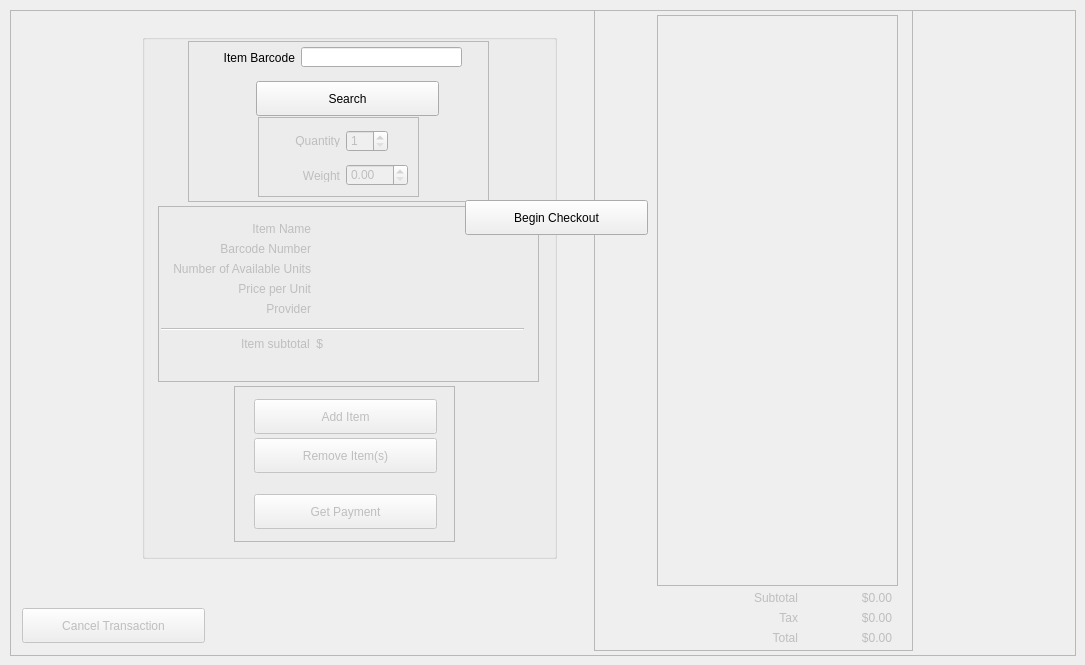
    <widget class="QWidget" name="begin_checkout_tab">
     <attribute name="title">
      <string>Begin Checkout</string>
     </attribute>
     <widget class="QPushButton" name="bc_begin_checkout_btn">
      <property name="geometry">
       <rect>
        <x>465</x>
        <y>200</y>
        <width>183</width>
        <height>35</height>
       </rect>
      </property>
      <property name="text">
       <string>Begin Checkout</string>
      </property>
     </widget>
     <widget class="QFrame" name="bc_checkout_frame">
      <property name="geometry">
       <rect>
        <x>10</x>
        <y>10</y>
        <width>1066</width>
        <height>646</height>
       </rect>
      </property>
      <property name="frameShape">
       <enum>QFrame::StyledPanel</enum>
      </property>
      <property name="frameShadow">
       <enum>QFrame::Raised</enum>
      </property>
      <widget class="QFrame" name="bc_receipt_frame">
       <property name="enabled">
        <bool>false</bool>
       </property>
       <property name="geometry">
        <rect>
         <x>584</x>
         <y>0</y>
         <width>319</width>
         <height>641</height>
        </rect>
       </property>
       <property name="frameShape">
        <enum>QFrame::StyledPanel</enum>
       </property>
       <property name="frameShadow">
        <enum>QFrame::Raised</enum>
       </property>
       <widget class="QLabel" name="bc_total_lbl">
        <property name="geometry">
         <rect>
          <x>212</x>
          <y>620</y>
          <width>86</width>
          <height>16</height>
         </rect>
        </property>
        <property name="text">
         <string>$0.00</string>
        </property>
        <property name="alignment">
         <set>Qt::AlignRight|Qt::AlignTrailing|Qt::AlignVCenter</set>
        </property>
       </widget>
       <widget class="QLabel" name="bc_r_subtotal_lbl">
        <property name="geometry">
         <rect>
          <x>212</x>
          <y>580</y>
          <width>86</width>
          <height>16</height>
         </rect>
        </property>
        <property name="text">
         <string>$0.00</string>
        </property>
        <property name="alignment">
         <set>Qt::AlignRight|Qt::AlignTrailing|Qt::AlignVCenter</set>
        </property>
       </widget>
       <widget class="QLabel" name="label_18">
        <property name="geometry">
         <rect>
          <x>148</x>
          <y>580</y>
          <width>56</width>
          <height>16</height>
         </rect>
        </property>
        <property name="text">
         <string>Subtotal</string>
        </property>
        <property name="alignment">
         <set>Qt::AlignRight|Qt::AlignTrailing|Qt::AlignVCenter</set>
        </property>
       </widget>
       <widget class="QLabel" name="label_17">
        <property name="geometry">
         <rect>
          <x>148</x>
          <y>620</y>
          <width>56</width>
          <height>16</height>
         </rect>
        </property>
        <property name="text">
         <string>Total</string>
        </property>
        <property name="alignment">
         <set>Qt::AlignRight|Qt::AlignTrailing|Qt::AlignVCenter</set>
        </property>
       </widget>
       <widget class="QListView" name="bc_receipt_listview">
        <property name="geometry">
         <rect>
          <x>63</x>
          <y>5</y>
          <width>241</width>
          <height>571</height>
         </rect>
        </property>
        <property name="editTriggers">
         <set>QAbstractItemView::NoEditTriggers</set>
        </property>
        <property name="showDropIndicator" stdset="0">
         <bool>false</bool>
        </property>
        <property name="selectionMode">
         <enum>QAbstractItemView::SingleSelection</enum>
        </property>
        <property name="selectionBehavior">
         <enum>QAbstractItemView::SelectRows</enum>
        </property>
       </widget>
       <widget class="QLabel" name="bc_tax_lbl">
        <property name="geometry">
         <rect>
          <x>212</x>
          <y>600</y>
          <width>86</width>
          <height>16</height>
         </rect>
        </property>
        <property name="text">
         <string>$0.00</string>
        </property>
        <property name="alignment">
         <set>Qt::AlignRight|Qt::AlignTrailing|Qt::AlignVCenter</set>
        </property>
       </widget>
       <widget class="QLabel" name="label_16">
        <property name="geometry">
         <rect>
          <x>148</x>
          <y>600</y>
          <width>56</width>
          <height>16</height>
         </rect>
        </property>
        <property name="text">
         <string>Tax</string>
        </property>
        <property name="alignment">
         <set>Qt::AlignRight|Qt::AlignTrailing|Qt::AlignVCenter</set>
        </property>
       </widget>
      </widget>
      <widget class="QPushButton" name="bc_cancel_btn">
       <property name="enabled">
        <bool>false</bool>
       </property>
       <property name="geometry">
        <rect>
         <x>12</x>
         <y>598</y>
         <width>183</width>
         <height>35</height>
        </rect>
       </property>
       <property name="text">
        <string>Cancel Transaction</string>
       </property>
      </widget>
      <widget class="QGroupBox" name="bc_gbox">
       <property name="geometry">
        <rect>
         <x>132</x>
         <y>24</y>
         <width>415</width>
         <height>525</height>
        </rect>
       </property>
       <property name="title">
        <string/>
       </property>
       <widget class="QFrame" name="bc_item_info_frame">
        <property name="enabled">
         <bool>false</bool>
        </property>
        <property name="geometry">
         <rect>
          <x>16</x>
          <y>172</y>
          <width>381</width>
          <height>176</height>
         </rect>
        </property>
        <property name="frameShape">
         <enum>QFrame::StyledPanel</enum>
        </property>
        <property name="frameShadow">
         <enum>QFrame::Raised</enum>
        </property>
        <widget class="QLabel" name="label_7">
         <property name="geometry">
          <rect>
           <x>12</x>
           <y>15</y>
           <width>141</width>
           <height>16</height>
          </rect>
         </property>
         <property name="text">
          <string>Item Name</string>
         </property>
         <property name="alignment">
          <set>Qt::AlignRight|Qt::AlignTrailing|Qt::AlignVCenter</set>
         </property>
        </widget>
        <widget class="Line" name="line">
         <property name="geometry">
          <rect>
           <x>3</x>
           <y>115</y>
           <width>363</width>
           <height>16</height>
          </rect>
         </property>
         <property name="orientation">
          <enum>Qt::Horizontal</enum>
         </property>
        </widget>
        <widget class="QLabel" name="bc_available_lbl">
         <property name="geometry">
          <rect>
           <x>165</x>
           <y>55</y>
           <width>213</width>
           <height>16</height>
          </rect>
         </property>
         <property name="text">
          <string/>
         </property>
         <property name="alignment">
          <set>Qt::AlignLeading|Qt::AlignLeft|Qt::AlignVCenter</set>
         </property>
        </widget>
        <widget class="QLabel" name="bc_name_lbl">
         <property name="geometry">
          <rect>
           <x>165</x>
           <y>8</y>
           <width>213</width>
           <height>27</height>
          </rect>
         </property>
         <property name="font">
          <font>
           <pointsize>-1</pointsize>
          </font>
         </property>
         <property name="text">
          <string/>
         </property>
         <property name="alignment">
          <set>Qt::AlignLeading|Qt::AlignLeft|Qt::AlignVCenter</set>
         </property>
        </widget>
        <widget class="QLabel" name="label_21">
         <property name="geometry">
          <rect>
           <x>12</x>
           <y>75</y>
           <width>141</width>
           <height>16</height>
          </rect>
         </property>
         <property name="text">
          <string>Price per Unit</string>
         </property>
         <property name="alignment">
          <set>Qt::AlignRight|Qt::AlignTrailing|Qt::AlignVCenter</set>
         </property>
        </widget>
        <widget class="QLabel" name="bc_barcode_lbl">
         <property name="geometry">
          <rect>
           <x>165</x>
           <y>35</y>
           <width>213</width>
           <height>16</height>
          </rect>
         </property>
         <property name="text">
          <string/>
         </property>
         <property name="alignment">
          <set>Qt::AlignLeading|Qt::AlignLeft|Qt::AlignVCenter</set>
         </property>
        </widget>
        <widget class="QLabel" name="label_8">
         <property name="geometry">
          <rect>
           <x>12</x>
           <y>35</y>
           <width>141</width>
           <height>16</height>
          </rect>
         </property>
         <property name="text">
          <string>Barcode Number</string>
         </property>
         <property name="alignment">
          <set>Qt::AlignRight|Qt::AlignTrailing|Qt::AlignVCenter</set>
         </property>
        </widget>
        <widget class="QLabel" name="bc_subtotal_lbl">
         <property name="geometry">
          <rect>
           <x>165</x>
           <y>130</y>
           <width>213</width>
           <height>16</height>
          </rect>
         </property>
         <property name="text">
          <string/>
         </property>
         <property name="alignment">
          <set>Qt::AlignLeading|Qt::AlignLeft|Qt::AlignVCenter</set>
         </property>
        </widget>
        <widget class="QLabel" name="bc_provider_lbl">
         <property name="geometry">
          <rect>
           <x>165</x>
           <y>95</y>
           <width>213</width>
           <height>16</height>
          </rect>
         </property>
         <property name="text">
          <string/>
         </property>
         <property name="alignment">
          <set>Qt::AlignLeading|Qt::AlignLeft|Qt::AlignVCenter</set>
         </property>
        </widget>
        <widget class="QLabel" name="label_14">
         <property name="geometry">
          <rect>
           <x>-32</x>
           <y>55</y>
           <width>185</width>
           <height>16</height>
          </rect>
         </property>
         <property name="text">
          <string>Number of Available Units</string>
         </property>
         <property name="alignment">
          <set>Qt::AlignRight|Qt::AlignTrailing|Qt::AlignVCenter</set>
         </property>
        </widget>
        <widget class="QLabel" name="label_36">
         <property name="geometry">
          <rect>
           <x>12</x>
           <y>95</y>
           <width>141</width>
           <height>16</height>
          </rect>
         </property>
         <property name="text">
          <string>Provider</string>
         </property>
         <property name="alignment">
          <set>Qt::AlignRight|Qt::AlignTrailing|Qt::AlignVCenter</set>
         </property>
        </widget>
        <widget class="QLabel" name="bc_price_lbl">
         <property name="geometry">
          <rect>
           <x>165</x>
           <y>75</y>
           <width>213</width>
           <height>16</height>
          </rect>
         </property>
         <property name="text">
          <string/>
         </property>
         <property name="alignment">
          <set>Qt::AlignLeading|Qt::AlignLeft|Qt::AlignVCenter</set>
         </property>
        </widget>
        <widget class="QLabel" name="label_43">
         <property name="geometry">
          <rect>
           <x>24</x>
           <y>130</y>
           <width>141</width>
           <height>16</height>
          </rect>
         </property>
         <property name="text">
          <string>Item subtotal  $</string>
         </property>
         <property name="alignment">
          <set>Qt::AlignRight|Qt::AlignTrailing|Qt::AlignVCenter</set>
         </property>
        </widget>
       </widget>
       <widget class="QPushButton" name="bc_remove_btn">
        <property name="enabled">
         <bool>false</bool>
        </property>
        <property name="geometry">
         <rect>
          <x>112</x>
          <y>404</y>
          <width>183</width>
          <height>35</height>
         </rect>
        </property>
        <property name="text">
         <string>Remove Item(s)</string>
        </property>
       </widget>
       <widget class="QFrame" name="bc_btn_frame">
        <property name="enabled">
         <bool>false</bool>
        </property>
        <property name="geometry">
         <rect>
          <x>92</x>
          <y>352</y>
          <width>221</width>
          <height>156</height>
         </rect>
        </property>
        <property name="frameShape">
         <enum>QFrame::StyledPanel</enum>
        </property>
        <property name="frameShadow">
         <enum>QFrame::Raised</enum>
        </property>
        <widget class="QPushButton" name="bc_get_payment_btn">
         <property name="geometry">
          <rect>
           <x>20</x>
           <y>108</y>
           <width>183</width>
           <height>35</height>
          </rect>
         </property>
         <property name="text">
          <string>Get Payment</string>
         </property>
        </widget>
        <widget class="QPushButton" name="bc_add_btn">
         <property name="geometry">
          <rect>
           <x>20</x>
           <y>13</y>
           <width>183</width>
           <height>35</height>
          </rect>
         </property>
         <property name="text">
          <string>Add Item</string>
         </property>
        </widget>
       </widget>
       <widget class="QFrame" name="bc_search_frame">
        <property name="geometry">
         <rect>
          <x>46</x>
          <y>7</y>
          <width>301</width>
          <height>161</height>
         </rect>
        </property>
        <property name="frameShape">
         <enum>QFrame::StyledPanel</enum>
        </property>
        <property name="frameShadow">
         <enum>QFrame::Raised</enum>
        </property>
        <widget class="QLineEdit" name="bc_barcode_search_field">
         <property name="geometry">
          <rect>
           <x>113</x>
           <y>6</y>
           <width>161</width>
           <height>20</height>
          </rect>
         </property>
         <property name="clearButtonEnabled">
          <bool>true</bool>
         </property>
        </widget>
        <widget class="QLabel" name="label">
         <property name="geometry">
          <rect>
           <x>18</x>
           <y>10</y>
           <width>89</width>
           <height>13</height>
          </rect>
         </property>
         <property name="text">
          <string>Item Barcode</string>
         </property>
         <property name="alignment">
          <set>Qt::AlignRight|Qt::AlignTrailing|Qt::AlignVCenter</set>
         </property>
        </widget>
        <widget class="QPushButton" name="bc_search_btn">
         <property name="geometry">
          <rect>
           <x>68</x>
           <y>40</y>
           <width>183</width>
           <height>35</height>
          </rect>
         </property>
         <property name="text">
          <string>Search</string>
         </property>
        </widget>
        <widget class="QFrame" name="bc_quantity_frame">
         <property name="enabled">
          <bool>false</bool>
         </property>
         <property name="geometry">
          <rect>
           <x>70</x>
           <y>76</y>
           <width>161</width>
           <height>80</height>
          </rect>
         </property>
         <property name="frameShape">
          <enum>QFrame::StyledPanel</enum>
         </property>
         <property name="frameShadow">
          <enum>QFrame::Raised</enum>
         </property>
         <widget class="QLabel" name="bc_weight_lbl">
          <property name="geometry">
           <rect>
            <x>-7</x>
            <y>52</y>
            <width>89</width>
            <height>13</height>
           </rect>
          </property>
          <property name="text">
           <string>Weight</string>
          </property>
          <property name="alignment">
           <set>Qt::AlignRight|Qt::AlignTrailing|Qt::AlignVCenter</set>
          </property>
         </widget>
         <widget class="QDoubleSpinBox" name="bc_weight_sbox">
          <property name="geometry">
           <rect>
            <x>88</x>
            <y>47</y>
            <width>62</width>
            <height>22</height>
           </rect>
          </property>
          <property name="singleStep">
           <double>0.100000000000000</double>
          </property>
         </widget>
         <widget class="QSpinBox" name="bc_quantity_sbox">
          <property name="geometry">
           <rect>
            <x>88</x>
            <y>13</y>
            <width>42</width>
            <height>22</height>
           </rect>
          </property>
          <property name="minimum">
           <number>1</number>
          </property>
          <property name="value">
           <number>1</number>
          </property>
         </widget>
         <widget class="QLabel" name="bc_quantity_lbl">
          <property name="geometry">
           <rect>
            <x>-7</x>
            <y>17</y>
            <width>89</width>
            <height>13</height>
           </rect>
          </property>
          <property name="text">
           <string>Quantity</string>
          </property>
          <property name="alignment">
           <set>Qt::AlignRight|Qt::AlignTrailing|Qt::AlignVCenter</set>
          </property>
         </widget>
        </widget>
       </widget>
       <zorder>bc_btn_frame</zorder>
       <zorder>bc_item_info_frame</zorder>
       <zorder>bc_remove_btn</zorder>
       <zorder>bc_search_frame</zorder>
      </widget>
     </widget>
     <zorder>bc_checkout_frame</zorder>
     <zorder>bc_begin_checkout_btn</zorder>
    </widget>
